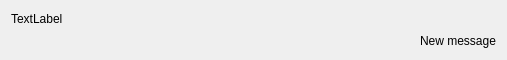
<?xml version="1.0" encoding="UTF-8"?>
<ui version="4.0">
 <class>UserItemWidgetClass</class>
 <widget class="QWidget" name="UserItemWidgetClass">
  <property name="geometry">
   <rect>
    <x>0</x>
    <y>0</y>
    <width>507</width>
    <height>60</height>
   </rect>
  </property>
  <property name="minimumSize">
   <size>
    <width>0</width>
    <height>60</height>
   </size>
  </property>
  <property name="maximumSize">
   <size>
    <width>16777215</width>
    <height>60</height>
   </size>
  </property>
  <property name="windowTitle">
   <string>UserItemWidget</string>
  </property>
  <layout class="QVBoxLayout" name="verticalLayout">
   <item>
    <layout class="QHBoxLayout" name="horizontalLayout">
     <item>
      <widget class="QLabel" name="nameLabel">
       <property name="text">
        <string>TextLabel</string>
       </property>
      </widget>
     </item>
     <item>
      <spacer name="horizontalSpacer">
       <property name="orientation">
        <enum>Qt::Horizontal</enum>
       </property>
       <property name="sizeHint" stdset="0">
        <size>
         <width>40</width>
         <height>20</height>
        </size>
       </property>
      </spacer>
     </item>
    </layout>
   </item>
   <item>
    <layout class="QHBoxLayout" name="horizontalLayout_2">
     <item>
      <spacer name="horizontalSpacer_2">
       <property name="orientation">
        <enum>Qt::Horizontal</enum>
       </property>
       <property name="sizeHint" stdset="0">
        <size>
         <width>40</width>
         <height>20</height>
        </size>
       </property>
      </spacer>
     </item>
     <item>
      <widget class="QLabel" name="newInfoLabel">
       <property name="text">
        <string>New message</string>
       </property>
      </widget>
     </item>
    </layout>
   </item>
  </layout>
 </widget>
 <layoutdefault spacing="6" margin="11"/>
 <resources/>
 <connections/>
</ui>
